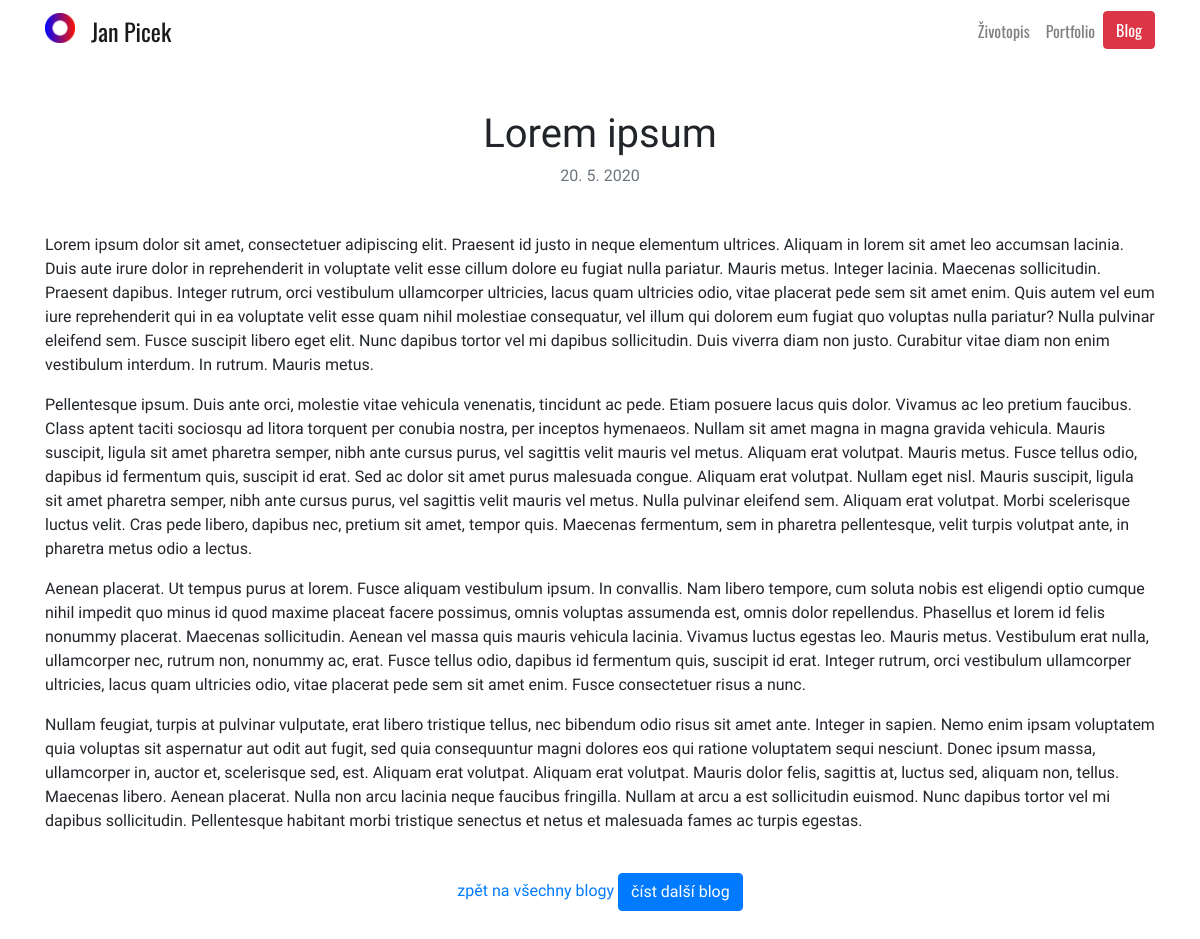
The app's page /blog/2/ with its own data.
### blog/models.py (models this page shows, shortened)
class Blog(models.Model):
    title = models.CharField(max_length=200)
    description = models.TextField()
    date = models.DateField()

### blog/views.py (the view)
# urls.py: path('<int:blog_id>/', views.detail, name='detail'),
def detail(request, blog_id):
    blog = get_object_or_404(Blog,pk=blog_id)
    return render(request, 'blog/detail.html',{'blog':blog})

### blog/templates/blog/detail.html
{% extends 'base.html' %}
{% block content %}
<h1 class="mt-5" id="blogdetailtitle">{{ blog.title }}</h1>
<h6 class="text-muted mb-5">{{ blog.date|date:'j. n. Y' }}</h6>
<div class="text-left">
  {{ blog.description|safe }}
</div>
<br>
{% if blog.id|add:"1" %}
<a href="{% url 'blog:all_blogs' %}" class="text-decoration-none mt-5 pb-5">zpět na všechny blogy</a>
<a class="btn btn-primary" href="../{{ blog.id }}" role="button">číst další blog</a>
{% endif %}
{% endblock %}

### portfolio/static/portfolio/custom.css (style rules this page uses)
body { font-family: 'Oxygen', sans-serif; }

### records on screen
Blog: title "Lorem ipsum", date "20. 5. 2020", description "Lorem ipsum dolor sit amet, consectetuer adipiscing elit. Praesent id justo in neque elementum ultrices. Aliquam in lorem sit amet leo accumsan lacinia. Duis aute irure dolor in reprehenderit in voluptate velit esse cillum dolore eu fugiat nulla pariatur. Mauris metus. Integer lacinia. Maecenas sollicitudin. Praesent dapibus. Integer rutrum, orci vestibulum ullamcorper ultricies, lacus quam ultricies odio, vitae placerat pede sem sit amet enim. Quis autem vel eum iure reprehenderit qui in ea voluptate velit esse quam nihil molestiae consequatur, vel illum qui dolorem eum fugiat quo voluptas nulla pariatur? Nulla pulvinar eleifend sem. Fusce suscipit libero eget elit. Nunc dapibus tortor vel…"
